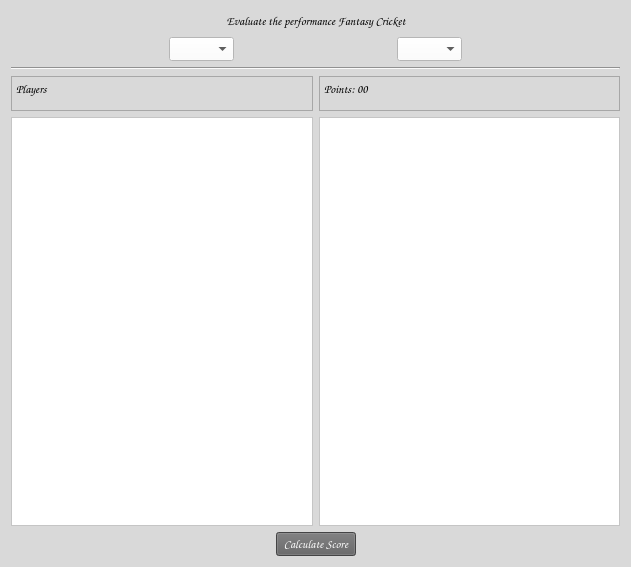
<?xml version="1.0" encoding="UTF-8"?>
<ui version="4.0">
 <class>Form</class>
 <widget class="QWidget" name="Form">
  <property name="geometry">
   <rect>
    <x>0</x>
    <y>0</y>
    <width>631</width>
    <height>567</height>
   </rect>
  </property>
  <property name="font">
   <font>
    <family>Comic Sans MS</family>
   </font>
  </property>
  <property name="windowTitle">
   <string>Evaluate</string>
  </property>
  <property name="autoFillBackground">
   <bool>false</bool>
  </property>
  <property name="styleSheet">
   <string notr="true">background-color: rgb(217, 217, 217);</string>
  </property>
  <layout class="QGridLayout" name="gridLayout">
   <item row="0" column="0">
    <layout class="QVBoxLayout" name="verticalLayout_3">
     <item>
      <layout class="QVBoxLayout" name="verticalLayout_2">
       <item>
        <layout class="QVBoxLayout" name="verticalLayout">
         <item>
          <layout class="QHBoxLayout" name="horizontalLayout">
           <item>
            <spacer name="horizontalSpacer">
             <property name="orientation">
              <enum>Qt::Horizontal</enum>
             </property>
             <property name="sizeHint" stdset="0">
              <size>
               <width>40</width>
               <height>20</height>
              </size>
             </property>
            </spacer>
           </item>
           <item>
            <widget class="QLabel" name="label">
             <property name="maximumSize">
              <size>
               <width>16777215</width>
               <height>30</height>
              </size>
             </property>
             <property name="styleSheet">
              <string notr="true">color: rgb(0, 0, 0);
font: 10pt &quot;Comic Sans MS&quot;;</string>
             </property>
             <property name="frameShape">
              <enum>QFrame::NoFrame</enum>
             </property>
             <property name="lineWidth">
              <number>0</number>
             </property>
             <property name="text">
              <string>Evaluate the performance Fantasy Cricket</string>
             </property>
             <property name="alignment">
              <set>Qt::AlignCenter</set>
             </property>
            </widget>
           </item>
           <item>
            <spacer name="horizontalSpacer_2">
             <property name="orientation">
              <enum>Qt::Horizontal</enum>
             </property>
             <property name="sizeHint" stdset="0">
              <size>
               <width>40</width>
               <height>20</height>
              </size>
             </property>
            </spacer>
           </item>
          </layout>
         </item>
         <item>
          <layout class="QHBoxLayout" name="horizontalLayout_2">
           <item>
            <spacer name="horizontalSpacer_3">
             <property name="orientation">
              <enum>Qt::Horizontal</enum>
             </property>
             <property name="sizeHint" stdset="0">
              <size>
               <width>40</width>
               <height>20</height>
              </size>
             </property>
            </spacer>
           </item>
           <item>
            <widget class="QComboBox" name="comboBox">
             <property name="styleSheet">
              <string notr="true">background-color: rgb(255, 255, 255);
font: 10pt &quot;Comic Sans MS&quot;;</string>
             </property>
            </widget>
           </item>
           <item>
            <spacer name="horizontalSpacer_4">
             <property name="orientation">
              <enum>Qt::Horizontal</enum>
             </property>
             <property name="sizeHint" stdset="0">
              <size>
               <width>40</width>
               <height>20</height>
              </size>
             </property>
            </spacer>
           </item>
           <item>
            <widget class="QComboBox" name="comboBox_2">
             <property name="styleSheet">
              <string notr="true">background-color: rgb(255, 255, 255);
font: 10pt &quot;Comic Sans MS&quot;;</string>
             </property>
            </widget>
           </item>
           <item>
            <spacer name="horizontalSpacer_5">
             <property name="orientation">
              <enum>Qt::Horizontal</enum>
             </property>
             <property name="sizeHint" stdset="0">
              <size>
               <width>40</width>
               <height>20</height>
              </size>
             </property>
            </spacer>
           </item>
          </layout>
         </item>
        </layout>
       </item>
       <item>
        <widget class="Line" name="line">
         <property name="orientation">
          <enum>Qt::Horizontal</enum>
         </property>
        </widget>
       </item>
      </layout>
     </item>
     <item>
      <layout class="QHBoxLayout" name="horizontalLayout_3">
       <item>
        <layout class="QVBoxLayout" name="verticalLayout_4">
         <item>
          <widget class="QPlainTextEdit" name="plainTextEdit">
           <property name="minimumSize">
            <size>
             <width>0</width>
             <height>35</height>
            </size>
           </property>
           <property name="maximumSize">
            <size>
             <width>16777215</width>
             <height>35</height>
            </size>
           </property>
           <property name="readOnly">
            <bool>true</bool>
           </property>
           <property name="plainText">
            <string>Players</string>
           </property>
          </widget>
         </item>
         <item>
          <widget class="QListWidget" name="listWidget_2">
           <property name="font">
            <font>
             <family>Comic Sans MS</family>
             <pointsize>10</pointsize>
             <weight>50</weight>
             <italic>false</italic>
             <bold>false</bold>
            </font>
           </property>
           <property name="styleSheet">
            <string notr="true">background-color: rgb(255, 255, 255);
font: 10pt &quot;Comic Sans MS&quot;;</string>
           </property>
          </widget>
         </item>
        </layout>
       </item>
       <item>
        <layout class="QVBoxLayout" name="verticalLayout_5">
         <item>
          <widget class="QPlainTextEdit" name="point">
           <property name="minimumSize">
            <size>
             <width>0</width>
             <height>35</height>
            </size>
           </property>
           <property name="maximumSize">
            <size>
             <width>16777215</width>
             <height>35</height>
            </size>
           </property>
           <property name="readOnly">
            <bool>true</bool>
           </property>
           <property name="plainText">
            <string>Points: 00</string>
           </property>
          </widget>
         </item>
         <item>
          <widget class="QListWidget" name="listWidget">
           <property name="font">
            <font>
             <family>Comic Sans MS</family>
             <pointsize>10</pointsize>
             <weight>50</weight>
             <italic>false</italic>
             <bold>false</bold>
            </font>
           </property>
           <property name="styleSheet">
            <string notr="true">background-color: rgb(255, 255, 255);
font: 10pt &quot;Comic Sans MS&quot;;</string>
           </property>
          </widget>
         </item>
        </layout>
       </item>
      </layout>
     </item>
     <item>
      <layout class="QHBoxLayout" name="horizontalLayout_5">
       <item>
        <spacer name="horizontalSpacer_6">
         <property name="orientation">
          <enum>Qt::Horizontal</enum>
         </property>
         <property name="sizeHint" stdset="0">
          <size>
           <width>40</width>
           <height>20</height>
          </size>
         </property>
        </spacer>
       </item>
       <item>
        <widget class="QPushButton" name="pushButton">
         <property name="styleSheet">
          <string notr="true">color: rgb(255, 255, 255);
background-color: rgb(95, 95, 97);
font: 75 9pt &quot;Comic Sans MS&quot;;</string>
         </property>
         <property name="text">
          <string>Calculate Score</string>
         </property>
        </widget>
       </item>
       <item>
        <spacer name="horizontalSpacer_7">
         <property name="orientation">
          <enum>Qt::Horizontal</enum>
         </property>
         <property name="sizeHint" stdset="0">
          <size>
           <width>40</width>
           <height>20</height>
          </size>
         </property>
        </spacer>
       </item>
      </layout>
     </item>
    </layout>
   </item>
  </layout>
 </widget>
 <resources/>
 <connections/>
</ui>
